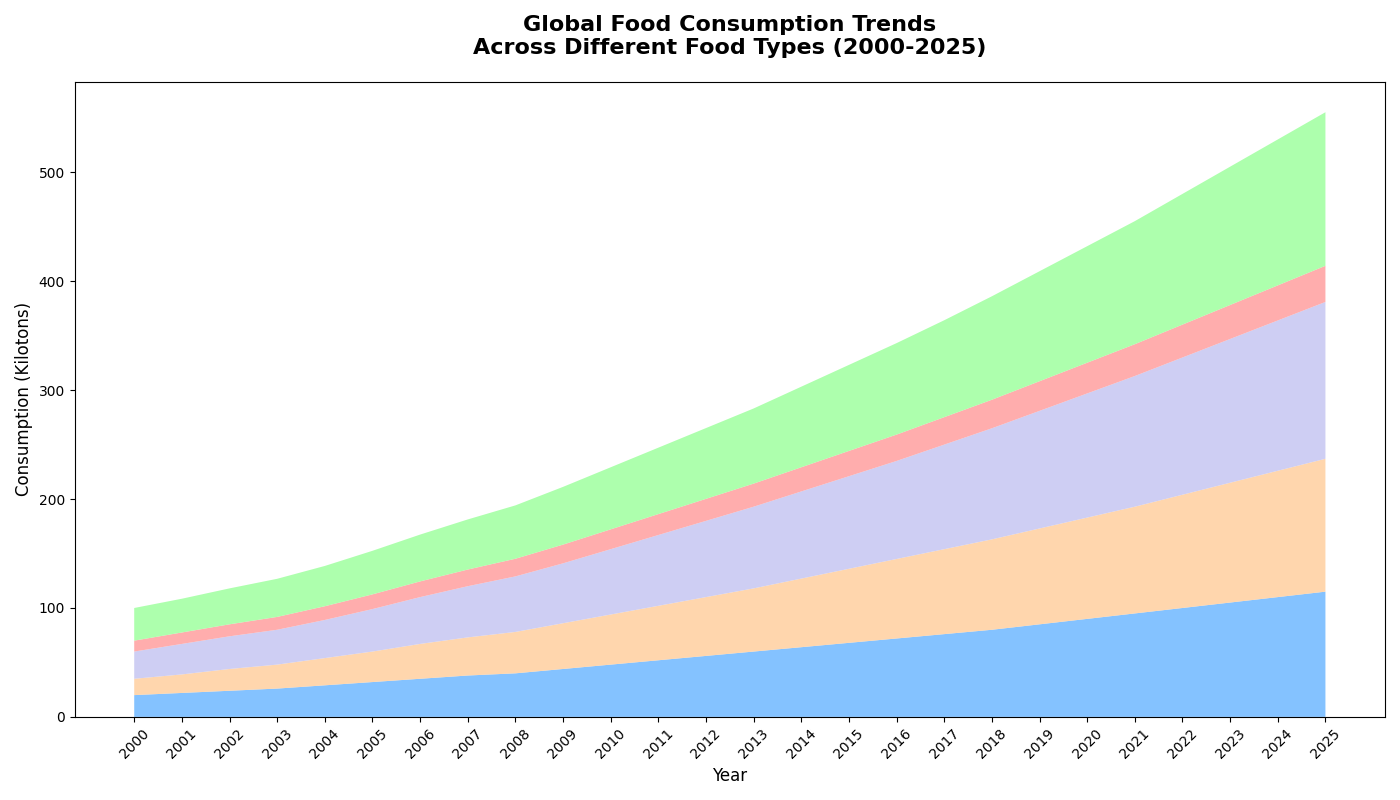

Here is the Python script that generated this plot:
import matplotlib.pyplot as plt
import numpy as np

years = np.arange(2000, 2026)

fruits_consumption = [20, 22, 24, 26, 29, 32, 35, 38, 40, 44, 48, 52, 56, 60, 64, 68, 72, 76, 80, 85, 90, 95, 100, 105, 110, 115]
vegetables_consumption = [15, 17, 20, 22, 25, 28, 32, 35, 38, 42, 46, 50, 54, 58, 63, 68, 73, 78, 83, 88, 93, 98, 104, 110, 116, 122]
meats_consumption = [25, 28, 30, 32, 35, 39, 43, 47, 51, 55, 60, 65, 70, 75, 80, 85, 90, 96, 102, 108, 114, 120, 126, 132, 138, 144]
dairy_consumption = [10, 10.5, 11, 11.8, 12.6, 13.5, 14.4, 15.3, 16.2, 17.2, 18.2, 19.2, 20.2, 21.2, 22.2, 23.2, 24.2, 25.2, 26.2, 27.2, 28.2, 29.2, 30.2, 31.2, 32.2, 33.2]
grains_consumption = [30, 31, 33, 35, 37, 40, 43, 46, 49, 53, 57, 61, 65, 69, 74, 79, 84, 89, 95, 101, 107, 113, 120, 127, 134, 141]

data = np.vstack([fruits_consumption, vegetables_consumption, meats_consumption, dairy_consumption, grains_consumption])

# Shuffling colors manually
colors = ['#66b3ff', '#ffcc99', '#c2c2f0', '#ff9999', '#99ff99']

fig, ax = plt.subplots(figsize=(14, 8))

ax.stackplot(years, data, colors=colors, alpha=0.8)

ax.set_title('Global Food Consumption Trends\nAcross Different Food Types (2000-2025)', fontsize=16, fontweight='bold', pad=20)
ax.set_xlabel('Year', fontsize=12)
ax.set_ylabel('Consumption (Kilotons)', fontsize=12)

ax.set_xticks(years)
ax.set_xticklabels(years, rotation=45)

plt.tight_layout()
plt.show()
